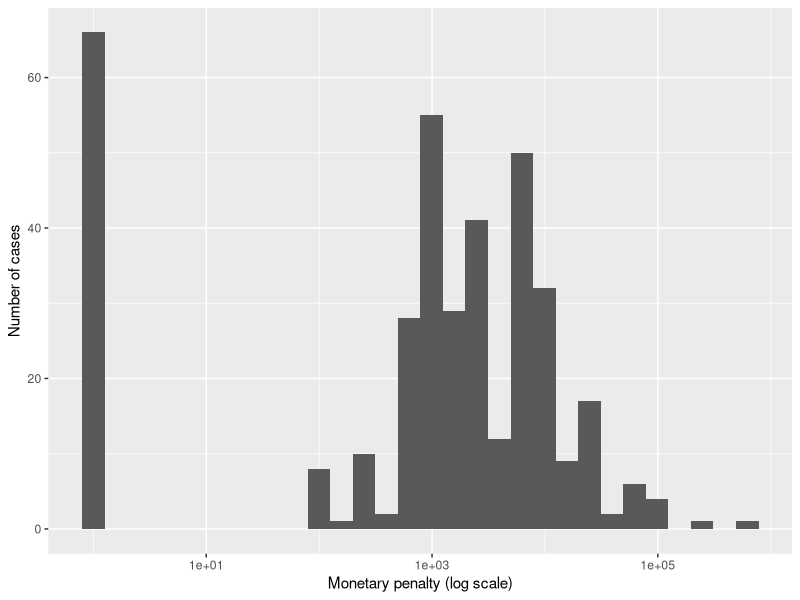
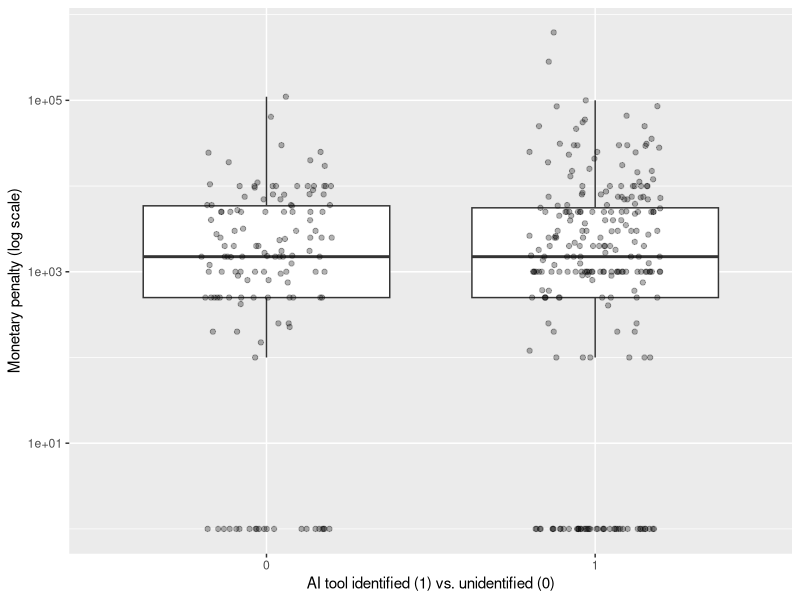
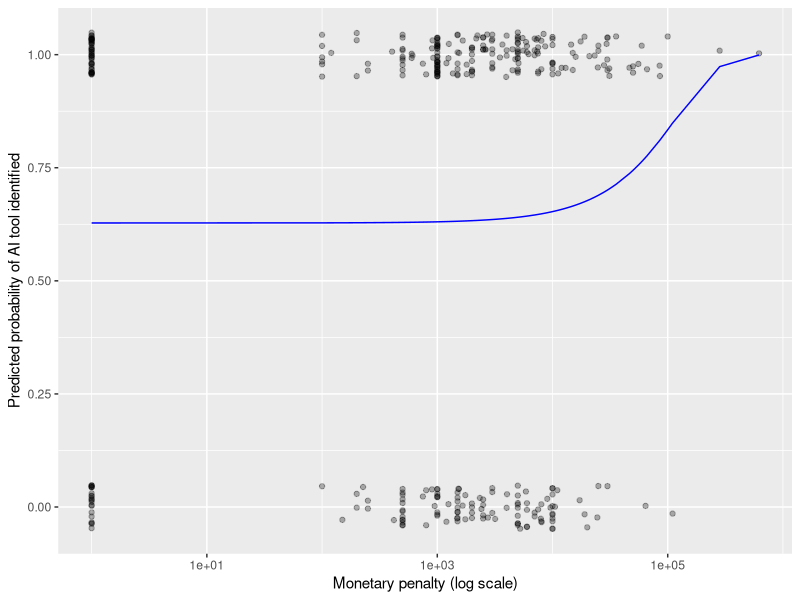

Source code (R) for these figures, in order:
## ---- chunk 1
library(tidyverse)
library(dplyr)
df <- read_csv("Charlotin-hallucination_cases.csv")
df <- df |>
  mutate(
    Monetary_Penalty_num = parse_number(`Monetary Penalty`)
         ) |> filter(!is.na(Monetary_Penalty_num))

df <- df |>
  mutate(
    Binary_AI_Tool = case_when(
      str_to_lower(`AI Tool`) == "unidentified" ~ 0,
      !is.na(`AI Tool`) ~ 1,
      TRUE ~ NA_real_
    )
  ) |> filter(!is.na(Binary_AI_Tool))

head(df)

## ---- chunk 2
m_logistic <- glm(Binary_AI_Tool ~ Monetary_Penalty_num, data = df, family = binomial)
summary(m_logistic)
## ---- chunk 3
ggplot(data = df, aes(x = Monetary_Penalty_num)) +
  geom_histogram(bins = 30) +
  scale_x_log10() +
  labs(x = "Monetary penalty (log scale)", y = "Number of cases")
## ---- chunk 4
ggplot(data = df, aes(x = factor(Binary_AI_Tool), y = Monetary_Penalty_num)) +
  geom_boxplot(outlier.shape = NA) +
  geom_jitter(width = 0.2, alpha = 0.3) +
  scale_y_log10() +
  labs(x = "AI tool identified (1) vs. unidentified (0)",
       y = "Monetary penalty (log scale)")
## ---- chunk 5
df <- df |>
  mutate(prob = predict(m_logistic, type = "response"))

ggplot(data = df, aes(x = Monetary_Penalty_num)) +
  geom_jitter(aes(y = Binary_AI_Tool), height = 0.05, alpha = 0.3) +
  geom_line(aes(y = prob), color = "blue") +
  scale_x_log10() +
  labs(x = "Monetary penalty (log scale)",
       y = "Predicted probability of AI tool identified")
## ---- chunk 6
exp(10000 * coef(m_logistic)["Monetary_Penalty_num"])
